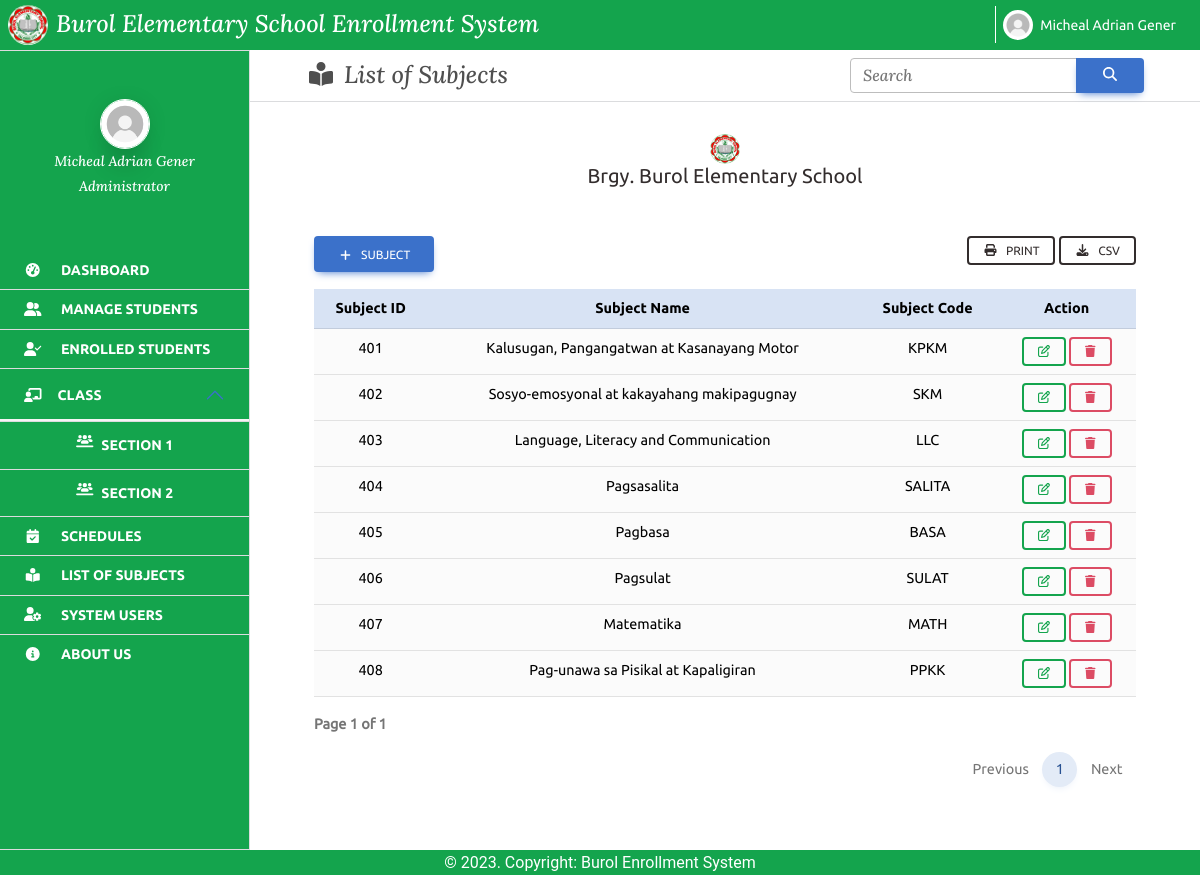
/admin/subject.php (signed in), run on the app's committed database.
### tables this page shows
CREATE TABLE `tbl_subjects` (
  `SUBJECT_ID` int(11) NOT NULL,
  `SUBJECT_NAME` varchar(50) NOT NULL,
  `SUBJECT_CODE` varchar(20) NOT NULL
);

### class/dbConnection.php (called while the page is built, shortened)
<?php
class DbConfig {
    private $servername = "localhost";
    private $username = "root";
    private $password = "";
    private $dbname = "enroll";
    public function getConnection() {
        $conn = new mysqli(
            $this->servername,
            $this->username,
            $this->password,
            $this->dbname);
            return $conn;
    }
}
?>

### class/subject_class.php (called while the page is built, shortened)
<?php
class SubjectConfig extends EnrolleConfig {
    public function display_subjects() {
		if(isset($_GET["page_no"]) && $_GET["page_no"] !== "") {
			$page_no = $_GET["page_no"];
		}
		else {
			$page_no = 1;
		}
		$total_records_per_page = 10;
		$offset = ($page_no - 1) *$total_records_per_page;
		$previous_page = $page_no - 1;
		$next_page = $page_no + 1;
        $result_count = mysqli_query($this->conn, "SELECT COUNT(*) AS total_records FROM tbl_subjects") or die($this->conn);
		$records = mysqli_fetch_array($result_count);
		$total_records = $records["total_records"];
		$total_no_of_pages = ceil($total_records / $total_records_per_page);
        $sql = "SELECT  * FROM tbl_subjects LIMIT $offset, $total_records_per_page";
		$result = $this->getConnection()->query($sql);
		return $result;
    }
}
?>

### class/pre_register_class.php (called while the page is built, shortened)
<?php
require "dbConnection.php";
class PreRegisterConfig extends DbConfig {
    public function __construct() {
        $this->conn = $this->getConnection();
    }
}
?>

### admin/subject.php (the view, shortened to what this page needs)
<?php
require_once "../class/subject_class.php";
$subject = new SubjectConfig();
$display = "";
if (isset($_POST["txtSearch"])) {
    $display = $subject->search_subject();
}
else {
    $display = $subject->display_subjects();
}
$page_no = $_SESSION['page_no'];
$total_no_of_pages = $_SESSION['total_no_of_pages'];
?>
<!DOCTYPE html>
<html lang="en">
<head>
    <link rel="stylesheet" href="../css/style.css">
    <link rel="stylesheet" href="../icons/css/all.min.css">
    <link rel="stylesheet" href="../fonts/fonts.css">
</head>
<body>
    <header>
        <?php include "../includes/navbar.php"; ?>
    </header>
    <div class="container-fluid">
        <div class="main-section">
            <div class="columns">
                <?php include "../includes/sidebar.php"; ?>
            </div>
            <div class="columns main-section-article">
                <div class="cols-title">
                    <h4><i class="fa-solid fa-book-open-reader fa-fw me-2"></i><p>List of Subjects</p></h4>
                    <form action="" method="post" class="search-div">
                        <br>
                        <div class="input-group">
                            <input type="search" name="txtSearch" class="form-control" placeholder="Search" aria-label="Search" aria-describedby="search-addon" />
                            <button type="submit" name="search" class="btn btn-primary btn-lg"><i class="fa-solid fa-magnifying-glass"></i></button>
                        </div>
                    </form>
                </div>
                <div class="">
                    <div class="section-title">
                        <img class="logo" src="../images/logo.jpg" alt="">
                        <h5 class="text-dark">Brgy. Burol Elementary School</h5>
                    </div>
                </div>
                <div class="cols-table">
                    <div class="function-buttons <?php echo ($_SESSION["role"] == "Administrator") ? "" : "d-flex justify-content-end"; ?>">
                    <?php if ($_SESSION["role"] == "Administrator"): ?>
                        <button type="button" class="btn add btn-primary" data-mdb-toggle="modal" data-mdb-target="#exampleModal">
                            <i class="fa-solid fa-plus fa-fw me-2"></i></i>Subject
                        </button>
                    <?php endif; ?>
                        <div class="convert">
                            <button id="print" class="btn btn-outline-dark btn-sm mb-2">
                                <i class="fa-solid fa-print fa-fw me-2"></i>Print
                            </button>
                            <a href="subject.php?exportCSV" class="btn btn-outline-dark btn-sm mb-2">
                                <i class="fa-solid fa-download fa-fw me-2"></i>CSV
                            </a>
                        </div>
                    </div>
                </div>
                <div class="cols-table">
                    <div class="table-nav">
                        <div class="table-responsive">
                            <table class="table table-hover table-sm text-center">
                            <caption><strong>Page <?php echo $page_no . " of " . $total_no_of_pages; ?></strong></caption>
                                <thead class="thead table-primary">
                                    <tr>
                                        <?php if ($_SESSION["role"] == "Administrator"): ?>
                                            <th>Subject ID</th>
                                            <th>Subject Name</th>
                                            <th>Subject Code</th>
                                            <th class='action'>Action</th>
                                        <?php elseif ($_SESSION["role"] == "Teacher"): ?>
                                            <th>Subject ID</th>
                                            <th>Subject Name</th>
                                            <th>Subject Code</th>
                                        <?php elseif ($_SESSION["role"] == "Student"):?>
                                            <th>Subject ID</th>
                                            <th>Subject Name</th>
                                        <?php endif; ?>
                                    </tr>
                                </thead>
                                <tbody class=" table-light">
                                <?php while ($row = $display->fetch_assoc()): ?>
                                    <tr>
                                    <?php if ($_SESSION["role"] == "Administrator" || $_SESSION["role"] == "Teacher"): ?>
                                        <td><?= $row["SUBJECT_ID"]; ?></td>
                                    <?php endif; ?>
                                        <td><?= $row["SUBJECT_NAME"]; ?></td>
                                        <td><?= $row["SUBJECT_CODE"]; ?></td>
                                    <?php if ($_SESSION["role"] == "Administrator"): ?>
                                        <td class='action'>
                                            <a href='../update/subject_update.php?UPDATE_SUBJECT_BY_ID=<?= $row["SUBJECT_ID"]; ?>' class='btn btn-outline-success btn-sm' name='UPDATE' title="Update subject details">
                                            <i class='fa-regular fa-pen-to-square'></i>
                                            </a>
                                            <a href='../admin/subject.php?DELETE_SUBJECT_BY_ID=<?= $row["SUBJECT_ID"]; ?>' class='delete btn btn-outline-danger btn-sm' id='delete' name='delete' title="Delete subject">
                                                <i class='fa-solid fa-trash delete'></i>
                                            </a>
                                        </td>
                                    <?php endif; ?>
                                    </tr>
                                <?php endwhile; ?>
                                </tbody>
                            </table>
                        </div>
                        <nav aria-label="Page navigation example">
                                <ul class="pagination pagination-circle justify-content-end">
                                    <li class="page-item">
                                    <a class="page-link <?= ($page_no <= 1) ? 'disabled' : '';  ?>"
                                    <?= ($page_no > 1) ? "href=?page_no=" . $previous_page : ""; ?>>Previous</a>
                                    </li>
                                    <?php for ($counter = 1; $counter <= $total_no_of_pages; $counter++): ?>
                                        <?php if ($page_no !== $counter) { ?>
                                            <li class="page-item">
                                                <a class="page-link" href="?page_no=<?= $counter; ?>"> <?= $counter; ?> </a>
                                            </li>
                                        <?php } else { ?>
                                            <li class="page-item">
                                                <a class="page-link active"> <?= $counter; ?> </a>
                                            </li>
                                        <?php } ?>
                                    <?php endfor; ?>
                                    <li class="page-item">
                                    <a class="page-link <?= ($page_no >= $total_no_of_pages) ? 'disabled' : '';  ?>"
                                    href=" <?= ($page_no < $total_no_of_pages) ? "?page_no=" . $next_page : ""; ?>">Next</a>
                                    </li>
                                </ul>
                            </nav>
                    </div>
                </div>
            </div>
        </div>
    </div>
    <?php include "../includes/footer.php"; ?>
</body>
</html>

### data on the page
tbl_subjects: SUBJECT_ID "401", SUBJECT_NAME "Kalusugan, Pangangatwan at Kasanayang Motor", SUBJECT_CODE "KPKM"
tbl_subjects: SUBJECT_ID "402", SUBJECT_NAME "Sosyo-emosyonal at kakayahang makipagugnay", SUBJECT_CODE "SKM"
tbl_subjects: SUBJECT_ID "403", SUBJECT_NAME "Language, Literacy and Communication", SUBJECT_CODE "LLC"
tbl_subjects: SUBJECT_ID "404", SUBJECT_NAME "Pagsasalita", SUBJECT_CODE "SALITA"
tbl_subjects: SUBJECT_ID "405", SUBJECT_NAME "Pagbasa", SUBJECT_CODE "BASA"
tbl_subjects: SUBJECT_ID "406", SUBJECT_NAME "Pagsulat", SUBJECT_CODE "SULAT"
tbl_subjects: SUBJECT_ID "407", SUBJECT_NAME "Matematika", SUBJECT_CODE "MATH"
tbl_subjects: SUBJECT_ID "408", SUBJECT_NAME "Pag-unawa sa Pisikal at Kapaligiran", SUBJECT_CODE "PPKK"

### other printed values
$_SESSION["firstname"] "Micheal Adrian"
$_SESSION["lastname"] "Gener"
$_SESSION["role"] "Administrator"
$page_no "1"
$total_no_of_pages "1"
